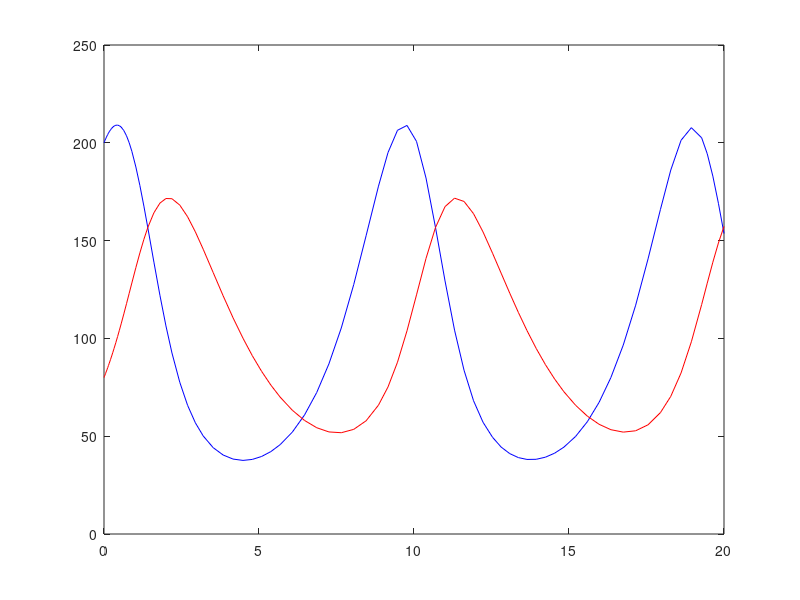

Recreate this plot in MATLAB.
function c_pe_predprey
  global beta1 alpha2 c1 c2;

  beta1=1.0; alpha2=0.5; c1=0.01; c2=0.005;
  tend = 20;  % se the end time to run the simulation
  u0 = [200; 80]; % set initial conditions as column vector
  [tsol, usol] = ode45(@rhs, [0, tend], u0);
  Xsol = usol(:, 1); Ysol = usol(:, 2); 
  plot(tsol, Xsol, 'b'); hold on; plot(tsol, Ysol, 'r'); 
end  

  
function udot = rhs(t, u)
  global beta1 alpha2 c1 c2;
  X = u(1); Y=u(2); 
  Xdot = beta1*X - c1*X*Y;
  Ydot = -alpha2*Y + c2*X*Y;
  udot = [Xdot; Ydot];
end


